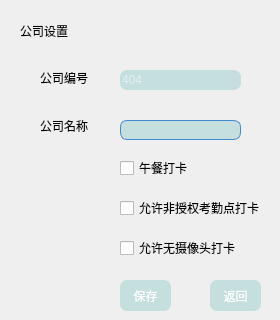
             <widget class="QWidget" name="page_2">
              <widget class="QLabel" name="label_4">
               <property name="geometry">
                <rect>
                 <x>20</x>
                 <y>20</y>
                 <width>71</width>
                 <height>21</height>
                </rect>
               </property>
               <property name="text">
                <string>公司设置</string>
               </property>
              </widget>
              <widget class="QLabel" name="label_5">
               <property name="geometry">
                <rect>
                 <x>40</x>
                 <y>70</y>
                 <width>54</width>
                 <height>16</height>
                </rect>
               </property>
               <property name="text">
                <string>公司编号</string>
               </property>
              </widget>
              <widget class="QLineEdit" name="lineEdit_2">
               <property name="geometry">
                <rect>
                 <x>120</x>
                 <y>70</y>
                 <width>121</width>
                 <height>20</height>
                </rect>
               </property>
               <property name="styleSheet">
                <string notr="true">border: 1px solid #4288CE;
background: rgba(154, 207, 206,0.5);
color: rgb(255, 255, 255);
border:none;
border-radius:7px;
cursor:pointer;
border-image:none;</string>
               </property>
               <property name="placeholderText">
                <string>404</string>
               </property>
              </widget>
              <widget class="QLabel" name="label_6">
               <property name="geometry">
                <rect>
                 <x>40</x>
                 <y>116</y>
                 <width>54</width>
                 <height>20</height>
                </rect>
               </property>
               <property name="text">
                <string>公司名称</string>
               </property>
              </widget>
              <widget class="QLineEdit" name="le_company_name">
               <property name="geometry">
                <rect>
                 <x>120</x>
                 <y>120</y>
                 <width>121</width>
                 <height>20</height>
                </rect>
               </property>
               <property name="styleSheet">
                <string notr="true">border: 1px solid #4288CE;
background: rgba(154, 207, 206,0.5);
color: rgb(255, 255, 255);
border-radius:7px;
cursor:pointer;
border-image:none;</string>
               </property>
              </widget>
              <widget class="QCheckBox" name="checkBox_2">
               <property name="geometry">
                <rect>
                 <x>120</x>
                 <y>160</y>
                 <width>71</width>
                 <height>16</height>
                </rect>
               </property>
               <property name="text">
                <string>午餐打卡</string>
               </property>
              </widget>
              <widget class="QCheckBox" name="checkBox_3">
               <property name="geometry">
                <rect>
                 <x>120</x>
                 <y>200</y>
                 <width>151</width>
                 <height>16</height>
                </rect>
               </property>
               <property name="text">
                <string>允许非授权考勤点打卡</string>
               </property>
              </widget>
              <widget class="QCheckBox" name="checkBox_4">
               <property name="geometry">
                <rect>
                 <x>120</x>
                 <y>240</y>
                 <width>131</width>
                 <height>16</height>
                </rect>
               </property>
               <property name="text">
                <string>允许无摄像头打卡</string>
               </property>
              </widget>
              <widget class="QPushButton" name="pushButton_21">
               <property name="geometry">
                <rect>
                 <x>120</x>
                 <y>280</y>
                 <width>51</width>
                 <height>31</height>
                </rect>
               </property>
               <property name="styleSheet">
                <string notr="true">border: 1px solid #4288CE;
background: rgba(154, 207, 206,0.5);
color: rgb(255, 255, 255);
border:none;
border-radius:7px;
cursor:pointer;
border-image:none;</string>
               </property>
               <property name="text">
                <string>保存</string>
               </property>
              </widget>
              <widget class="QPushButton" name="pushButton_22">
               <property name="geometry">
                <rect>
                 <x>210</x>
                 <y>280</y>
                 <width>51</width>
                 <height>31</height>
                </rect>
               </property>
               <property name="styleSheet">
                <string notr="true">border: 1px solid #4288CE;
background: rgba(154, 207, 206,0.5);
color: rgb(255, 255, 255);
border:none;
border-radius:7px;
cursor:pointer;
border-image:none;</string>
               </property>
               <property name="text">
                <string>返回</string>
               </property>
              </widget>
             </widget>
